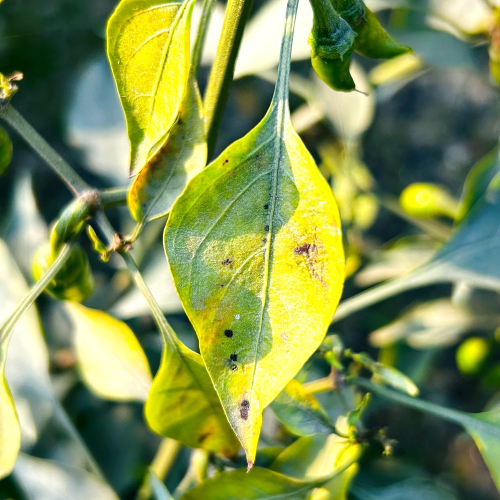
#> input picture back-end/images/test/Bacterial Spot/Bacterial Spot00001_bright_3.jpg, 1000 x 1000 px (shown at 1/2 size)
$ python -i preprocessing.py   (imports and definitions only)
#> lines starting #> are read from the running program, lines starting #| are printed output that depends on the picture
#> further down, picture is the input picture: shape (1000, 1000, 3); mean B, G, R 82.8, 145.3, 129
from pathlib import Path

import cv2
import numpy as np

from tensorflow.keras.applications.inception_resnet_v2 import (
    preprocess_input as preprocess_irv2
)

from tensorflow.keras.applications.efficientnet import (
    preprocess_input as preprocess_effnet
)

from tensorflow.keras.applications.xception import (
    preprocess_input as preprocess_xception
)

IMG_SIZE = (224, 224)
RESIZE_INTERPOLATION = cv2.INTER_LINEAR

CLAHE_CLIP_LIMIT = 2.0
CLAHE_TILE_GRID_SIZE = (8, 8)

GAMMA = 1.1

GAUSSIAN_KERNEL = (3, 3)
GAUSSIAN_SIGMA = 0

SHARPEN_ALPHA = 0.5
_g = cv2.getGaussianKernel(3, GAUSSIAN_SIGMA)
SHARPEN_KERNEL = -SHARPEN_ALPHA * (_g @ _g.T).astype(np.float32)
# [1 line not run here, left out]

DENOISE_H = 10
DENOISE_H_COLOR = 10
DENOISE_TEMPLATE_WINDOW = 7
DENOISE_SEARCH_WINDOW = 21

GAMMA_LUT = np.array(
    [
        np.clip(
            ((i / 255.0) ** (1.0 / GAMMA)) * 255.0,
            0,
            255
        )
        for i in range(256)
    ],
    dtype=np.uint8
)


def enhance_image(image_bgr):

    if image_bgr is None:
        raise ValueError("Input image is None.")

    if image_bgr.dtype != np.uint8:
        raise ValueError("Expected uint8 image.")

    image_bgr = cv2.resize(
        image_bgr,
        IMG_SIZE,
        interpolation=RESIZE_INTERPOLATION
    )
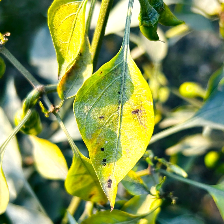
#> image_bgr: shape (224, 224, 3); mean of channels 0, 1, 2 82.6, 145.2, 128.9; drawn as B, G, R

    image_lab = cv2.cvtColor(
        image_bgr,
        cv2.COLOR_BGR2LAB
    )
#> image_lab: shape (224, 224, 3); mean of channels 0, 1, 2 144.7, 113.9, 155.4

    l_channel, a_channel, b_channel = cv2.split(
        image_lab
    )
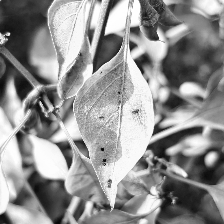
#> l_channel: shape (224, 224); min 2, max 255, mean 144.7
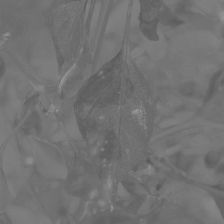
#> a_channel: shape (224, 224); min 86, max 153, mean 113.9
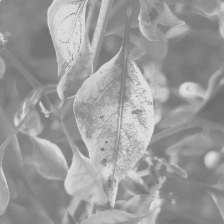
#> b_channel: shape (224, 224); min 107, max 223, mean 155.4

    clahe = cv2.createCLAHE(
        clipLimit=CLAHE_CLIP_LIMIT,
        tileGridSize=CLAHE_TILE_GRID_SIZE
    )

    l_channel = clahe.apply(l_channel)
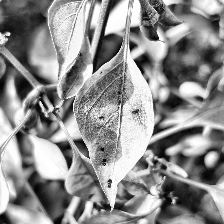
#> l_channel: shape (224, 224); min 1, max 255, mean 141.8

    image_lab = cv2.merge(
        [l_channel, a_channel, b_channel]
    )
#> image_lab: shape (224, 224, 3); mean of channels 0, 1, 2 141.8, 113.9, 155.4

    image_bgr = cv2.cvtColor(
        image_lab,
        cv2.COLOR_LAB2BGR
    )
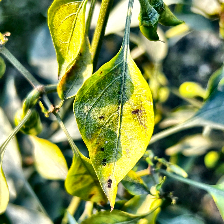
#> image_bgr: shape (224, 224, 3); mean B, G, R 81.8, 142.6, 126

    image_bgr = cv2.LUT(
        image_bgr,
        GAMMA_LUT
    )

    image_bgr = cv2.GaussianBlur(
        image_bgr,
        GAUSSIAN_KERNEL,
        sigmaX=GAUSSIAN_SIGMA
    )
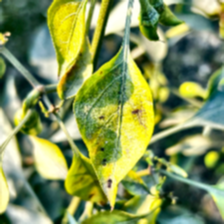
#> image_bgr: shape (224, 224, 3); mean B, G, R 87.4, 148, 130.9

    image_bgr = cv2.filter2D(
        image_bgr,
        ddepth=-1,
        kernel=SHARPEN_KERNEL
    )
#> image_bgr: shape (224, 224, 3); every value is 0

    image_bgr = cv2.fastNlMeansDenoisingColored(
        image_bgr,
        None,
        DENOISE_H,
        DENOISE_H_COLOR,
        DENOISE_TEMPLATE_WINDOW,
        DENOISE_SEARCH_WINDOW
    )

    image_rgb = cv2.cvtColor(
        image_bgr,
        cv2.COLOR_BGR2RGB
    )

    return image_rgb

# [22 lines left out: function load_image, not called in this run]

PREPROCESS_FUNCTIONS = {
    "InceptionResNetV2": preprocess_irv2,
    "EfficientNetB3": preprocess_effnet,
    "Xception": preprocess_xception
}


# [22 lines left out: function preprocess_for_backbone, not called in this run]

TEST_IMAGE = None

# [9 lines not run here, left out]

>>> import cv2
>>> picture = cv2.imread('../back-end/images/test/Bacterial Spot/Bacterial Spot00001_bright_3.jpg')
>>> result = enhance_image(picture)

$ run again, on back-end/images/test/Bacterial Spot/Bacterial Spot00002_bright_15.jpg
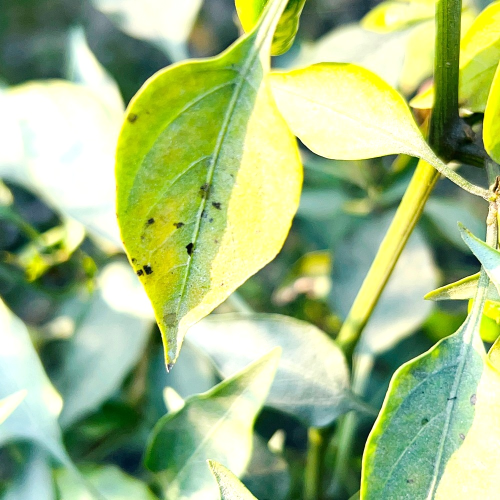
#> input picture back-end/images/test/Bacterial Spot/Bacterial Spot00002_bright_15.jpg, 1000 x 1000 px (shown at 1/2 size)
#> picture is the input picture: shape (1000, 1000, 3); mean B, G, R 130, 187.5, 163.3
#> in enhance_image, `l_channel = clahe.apply(l_channel)`:
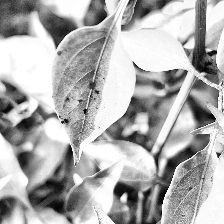
#> l_channel: shape (224, 224); min 1, max 255, mean 173.6
#> in enhance_image, `image_bgr = cv2.GaussianBlur( image_bgr, GAUSSIAN_KERNEL, sigmaX=GAUSS..`:
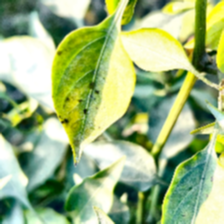
#> image_bgr: shape (224, 224, 3); mean B, G, R 125.4, 180.3, 156.1
